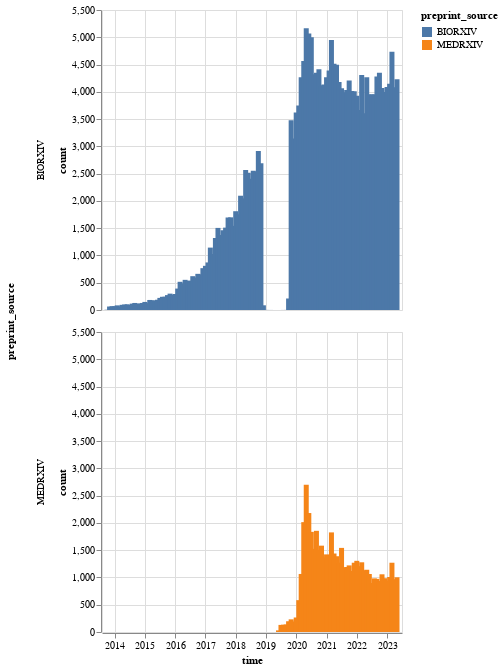

The code cell stored with this chart in its notebook:
### Code cell
alt.Chart(df_ts_total).mark_bar() \
    .encode(
        x="time:T",
        y="count",
        color="preprint_source:N",
        tooltip=["time", "preprint_source", "count"]
    ) \
    .facet(row="preprint_source:N") \
    .interactive()

### Figure 1 — Vega-Lite specification as saved in the notebook (floating-point values rounded to 4 significant figures; data arrays with more than 128 entries replaced by an {"elided": "..."} marker saying what was removed)
{"config": {"view": {"continuousWidth": 300, "continuousHeight": 300}}, "data": {"name": "data-6cfa1bbef9487249980221290b39b401"}, "facet": {"row": {"field": "preprint_source", "type": "nominal"}}, "spec": {"mark": {"type": "bar"}, "encoding": {"color": {"field": "preprint_source", "type": "nominal"}, "tooltip": [{"field": "time", "type": "temporal"}, {"field": "preprint_source", "type": "nominal"}, {"field": "count", "type": "quantitative"}], "x": {"field": "time", "type": "temporal"}, "y": {"field": "count", "type": "quantitative"}}, "name": "view_4"}, "params": [{"name": "param_5", "select": {"type": "interval", "encodings": ["x", "y"]}, "bind": "scales", "views": ["view_4"]}], "$schema": "https://vega.github.io/schema/vega-lite/v5.8.0.json", "datasets": {"data-6cfa1bbef9487249980221290b39b401": {"elided": "159 records"}}}
